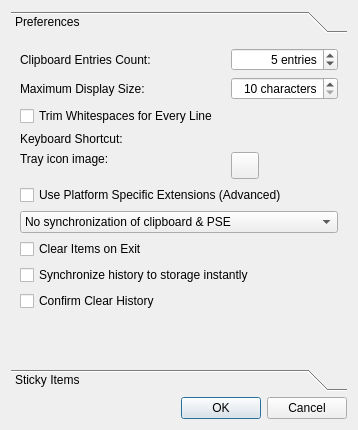
<?xml version="1.0" encoding="UTF-8"?>
<ui version="4.0">
 <class>LXQt::PreferencesDialog</class>
 <widget class="QDialog" name="LXQt::PreferencesDialog">
  <property name="geometry">
   <rect>
    <x>0</x>
    <y>0</y>
    <width>358</width>
    <height>430</height>
   </rect>
  </property>
  <property name="windowTitle">
   <string>lxqt-clip Preferences</string>
  </property>
  <layout class="QGridLayout" name="gridLayout_2">
   <item row="1" column="0">
    <widget class="QDialogButtonBox" name="buttonBox">
     <property name="orientation">
      <enum>Qt::Horizontal</enum>
     </property>
     <property name="standardButtons">
      <set>QDialogButtonBox::Cancel|QDialogButtonBox::Ok</set>
     </property>
    </widget>
   </item>
   <item row="0" column="0">
    <widget class="QToolBox" name="toolBox">
     <property name="currentIndex">
      <number>0</number>
     </property>
     <widget class="QWidget" name="page">
      <property name="geometry">
       <rect>
        <x>0</x>
        <y>0</y>
        <width>371</width>
        <height>305</height>
       </rect>
      </property>
      <attribute name="label">
       <string>Preferences</string>
      </attribute>
      <layout class="QGridLayout" name="gridLayout">
       <item row="0" column="0">
        <widget class="QLabel" name="label">
         <property name="text">
          <string>Clipboard Entries Count:</string>
         </property>
        </widget>
       </item>
       <item row="0" column="1">
        <widget class="QSpinBox" name="historyComboBox">
         <property name="toolTip">
          <string>The maximum count of dynamic items in the menu</string>
         </property>
         <property name="alignment">
          <set>Qt::AlignRight|Qt::AlignTrailing|Qt::AlignVCenter</set>
         </property>
         <property name="suffix">
          <string> entries</string>
         </property>
         <property name="minimum">
          <number>1</number>
         </property>
         <property name="maximum">
          <number>99</number>
         </property>
         <property name="value">
          <number>5</number>
         </property>
        </widget>
       </item>
       <item row="1" column="0">
        <widget class="QLabel" name="label_2">
         <property name="text">
          <string>Maximum Display Size:</string>
         </property>
        </widget>
       </item>
       <item row="1" column="1">
        <widget class="QSpinBox" name="displaySizeComboBox">
         <property name="toolTip">
          <string>How long is the preview text in the menu</string>
         </property>
         <property name="alignment">
          <set>Qt::AlignRight|Qt::AlignTrailing|Qt::AlignVCenter</set>
         </property>
         <property name="suffix">
          <string> characters</string>
         </property>
         <property name="minimum">
          <number>10</number>
         </property>
         <property name="maximum">
          <number>200</number>
         </property>
        </widget>
       </item>
       <item row="2" column="0" colspan="2">
        <widget class="QCheckBox" name="trimCheckBox">
         <property name="toolTip">
          <string>Useful for bigger text blocks copied for example from dummy terminals (minicom, etc.)</string>
         </property>
         <property name="text">
          <string>Trim Whitespaces for Every Line</string>
         </property>
        </widget>
       </item>
       <item row="3" column="0">
        <widget class="QLabel" name="keyboardShortcutLabel">
         <property name="text">
          <string>Keyboard Shortcut:</string>
         </property>
        </widget>
       </item>
       <item row="3" column="1">
        <widget class="QKeySequenceWidget" name="shortcutWidget" native="true">
         <property name="toolTip">
          <string>Change global keyboard shortcut to invoke the menu on screen</string>
         </property>
        </widget>
       </item>
       <item row="4" column="0">
        <widget class="QLabel" name="label_3">
         <property name="text">
          <string>Tray icon image:</string>
         </property>
         <property name="alignment">
          <set>Qt::AlignLeading|Qt::AlignLeft|Qt::AlignTop</set>
         </property>
        </widget>
       </item>
       <item row="4" column="1">
        <widget class="QToolButton" name="buttonIconImage">
         <property name="text">
          <string/>
         </property>
         <property name="iconSize">
          <size>
           <width>20</width>
           <height>20</height>
          </size>
         </property>
         <property name="popupMode">
          <enum>QToolButton::InstantPopup</enum>
         </property>
        </widget>
       </item>
       <item row="5" column="0" colspan="2">
        <widget class="QCheckBox" name="platformExtensionsCheckBox">
         <property name="toolTip">
          <string>Use clipboard extensions (Selection/FindBuffer) when it's supported</string>
         </property>
         <property name="text">
          <string>Use Platform Specific Extensions (Advanced)</string>
         </property>
        </widget>
       </item>
       <item row="6" column="0" colspan="2">
        <widget class="QComboBox" name="synchronizePSE">
         <item>
          <property name="text">
           <string>No synchronization of clipboard &amp; PSE</string>
          </property>
         </item>
         <item>
          <property name="text">
           <string>Synchronize clipboard &amp; PSE when item selected</string>
          </property>
         </item>
         <item>
          <property name="text">
           <string>Synchronize clipboard &amp; PSE instantly</string>
          </property>
         </item>
        </widget>
       </item>
       <item row="7" column="0" colspan="2">
        <widget class="QCheckBox" name="clearItemsOnExit">
         <property name="text">
          <string>Clear Items on Exit</string>
         </property>
        </widget>
       </item>
       <item row="8" column="0" colspan="2">
        <widget class="QCheckBox" name="synchronizeHistory">
         <property name="text">
          <string>Synchronize history to storage instantly</string>
         </property>
        </widget>
       </item>
       <item row="10" column="0" colspan="2">
        <spacer name="verticalSpacer">
         <property name="orientation">
          <enum>Qt::Vertical</enum>
         </property>
         <property name="sizeHint" stdset="0">
          <size>
           <width>20</width>
           <height>96</height>
          </size>
         </property>
        </spacer>
       </item>
       <item row="9" column="0">
        <widget class="QCheckBox" name="confirmOnClear">
         <property name="text">
          <string>Confirm Clear History</string>
         </property>
        </widget>
       </item>
      </layout>
     </widget>
     <widget class="QWidget" name="page_2">
      <property name="geometry">
       <rect>
        <x>0</x>
        <y>0</y>
        <width>340</width>
        <height>292</height>
       </rect>
      </property>
      <attribute name="label">
       <string>Sticky Items</string>
      </attribute>
      <layout class="QGridLayout" name="gridLayout_3">
       <item row="0" column="0" rowspan="6">
        <widget class="QListWidget" name="listWidget">
         <property name="toolTip">
          <string>Sticky items are unchanged, always on top snippets in the menu</string>
         </property>
         <property name="alternatingRowColors">
          <bool>true</bool>
         </property>
        </widget>
       </item>
       <item row="0" column="1">
        <spacer name="verticalSpacer_3">
         <property name="orientation">
          <enum>Qt::Vertical</enum>
         </property>
         <property name="sizeHint" stdset="0">
          <size>
           <width>20</width>
           <height>32</height>
          </size>
         </property>
        </spacer>
       </item>
       <item row="1" column="1">
        <widget class="QPushButton" name="stickyAddButton">
         <property name="toolTip">
          <string>Add new item to the end of the list</string>
         </property>
         <property name="text">
          <string>&amp;Add</string>
         </property>
        </widget>
       </item>
       <item row="2" column="1">
        <widget class="QPushButton" name="stickyRemoveButton">
         <property name="toolTip">
          <string>Remove current item</string>
         </property>
         <property name="text">
          <string>&amp;Remove</string>
         </property>
        </widget>
       </item>
       <item row="3" column="1">
        <widget class="QPushButton" name="stickyUpButton">
         <property name="toolTip">
          <string>Move item up</string>
         </property>
         <property name="text">
          <string>&amp;Up</string>
         </property>
        </widget>
       </item>
       <item row="4" column="1">
        <widget class="QPushButton" name="stickyDownButton">
         <property name="toolTip">
          <string>Move item down</string>
         </property>
         <property name="text">
          <string>&amp;Down</string>
         </property>
        </widget>
       </item>
       <item row="5" column="1">
        <spacer name="verticalSpacer_2">
         <property name="orientation">
          <enum>Qt::Vertical</enum>
         </property>
         <property name="sizeHint" stdset="0">
          <size>
           <width>20</width>
           <height>32</height>
          </size>
         </property>
        </spacer>
       </item>
      </layout>
     </widget>
    </widget>
   </item>
  </layout>
 </widget>
 <customwidgets>
  <customwidget>
   <class>QKeySequenceWidget</class>
   <extends>QWidget</extends>
   <header>qkeysequencewidget.h</header>
   <container>1</container>
  </customwidget>
 </customwidgets>
 <resources/>
 <connections>
  <connection>
   <sender>buttonBox</sender>
   <signal>accepted()</signal>
   <receiver>LXQt::PreferencesDialog</receiver>
   <slot>accept()</slot>
   <hints>
    <hint type="sourcelabel">
     <x>271</x>
     <y>291</y>
    </hint>
    <hint type="destinationlabel">
     <x>157</x>
     <y>274</y>
    </hint>
   </hints>
  </connection>
  <connection>
   <sender>buttonBox</sender>
   <signal>rejected()</signal>
   <receiver>LXQt::PreferencesDialog</receiver>
   <slot>reject()</slot>
   <hints>
    <hint type="sourcelabel">
     <x>303</x>
     <y>291</y>
    </hint>
    <hint type="destinationlabel">
     <x>286</x>
     <y>274</y>
    </hint>
   </hints>
  </connection>
  <connection>
   <sender>platformExtensionsCheckBox</sender>
   <signal>clicked(bool)</signal>
   <receiver>synchronizePSE</receiver>
   <slot>setEnabled(bool)</slot>
   <hints>
    <hint type="sourcelabel">
     <x>20</x>
     <y>20</y>
    </hint>
    <hint type="destinationlabel">
     <x>20</x>
     <y>20</y>
    </hint>
   </hints>
  </connection>
 </connections>
</ui>
